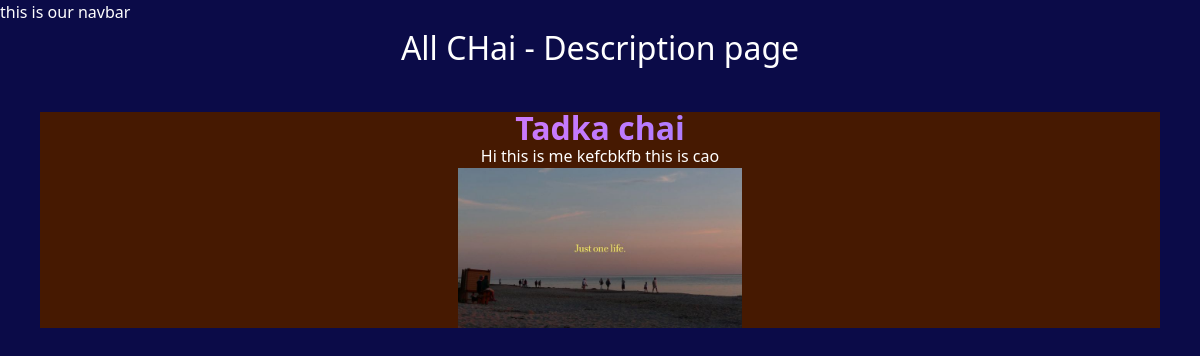
Page /chai/2/ on the earlier database version.
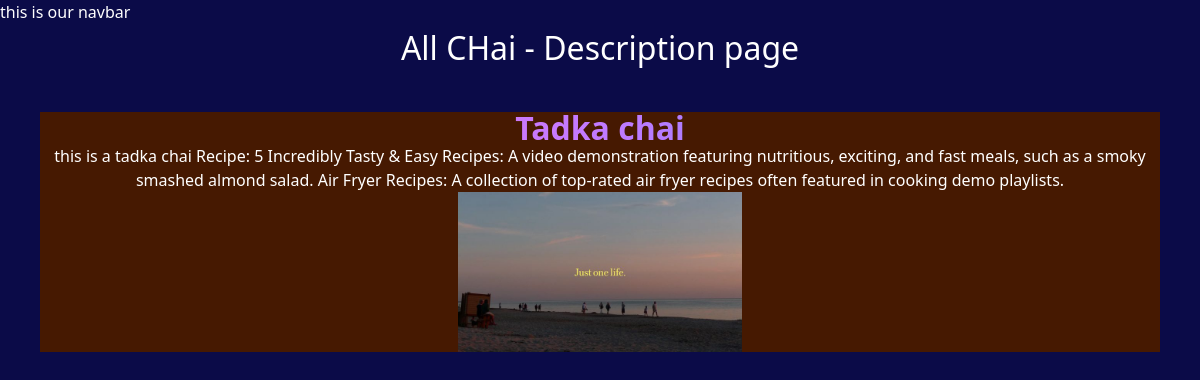
Same page on the later database version.
### chai/models.py (models this page shows, shortened)
class ChaiVariety(models.Model):
    CHAI_TYPE = [
        ('ML', 'MASALA'),
        ('GR', 'GINGER'),
        ('KI', 'KIWI'),
        ('PL', 'PLAIN'),
        ('EL', 'ELAICHI'),
    ]
    name = models.CharField(max_length=100)
    image = models.ImageField(upload_to='chais/')
    date_added = models.DateField(default=timezone.now)
    type = models.CharField(max_length=2, choices=CHAI_TYPE)
    description = models.TextField(blank=True)
    price = models.DecimalField(max_digits=10, decimal_places=2, default =10)

### chai/views.py (the view)
# urls.py: path('<int:chai_id>/', views.chai_description, name="chai_detail")
def chai_description(request, chai_id): #pass chai_id to the urls as well
    chai = get_object_or_404(ChaiVariety, pk = chai_id)
    return render(request, 'chai/chai_detail.html', {'chai': chai} )

### chai/templates/chai/chai_detail.html (shortened to what this page needs)
{% extends "layout.html" %}
{% block content %}
<h1>All CHai - Description page</h1>
<div class="text-center bg-amber-950 flex flex-col m-10">
    <div>
        <h1 class="text-5xl font-extrabold text-transparent bg-clip-text bg-gradient-to-r from-pink-400 via-purple-400 to-blue-500"> {{chai.name}} </h1>
    </div>
    <p>{{chai.description}}</p>
    <div class="text-center m-auto">
        <img class="h-40" src="{{chai.image.url}}" alt="img">
    </div>
</div>
{% endblock %}

Differences in the rows shown:
changed ChaiVariety: description "Hi this is me kefcbkfb this is cao" → "this is a tadka chai Recipe: 5 Incredibly Tasty & Easy Recipes: A video demonstration featuring nutritious, exciting, and fast meals, such as a smoky smashed almond salad. Air Fryer Recipes: A collection of top-rated air fryer recipes often featured in cooking demo playlists."
